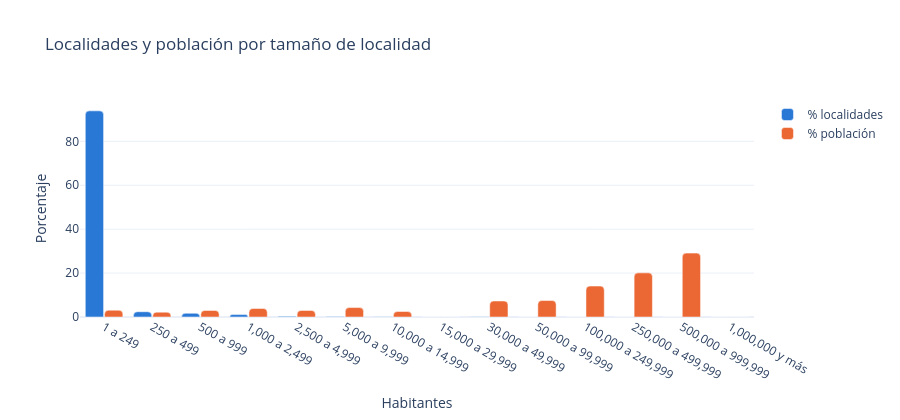

This figure's notebook cell:
### Code cell
localidades_y_poblacion(
    por_tamloc.set_index("rango"), "Localidades y población por tamaño de localidad", "Habitantes", etiquetas=False
)

### Figure 1 — Plotly figure (JSON) as saved in the notebook; plotly's stock layout.template omitted (floating-point values rounded to 4 significant figures)
{"data": [{"alignmentgroup": "True", "hovertemplate": "Medida=% localidades<br>Habitantes=%{x}<br>Porcentaje=%{y}<extra></extra>", "legendgroup": "% localidades", "marker": {"color": "#2a78d6", "pattern": {"shape": ""}}, "name": "% localidades", "offsetgroup": "% localidades", "orientation": "v", "showlegend": true, "textposition": "auto", "type": "bar", "x": ["1 a 249", "250 a 499", "500 a 999", "1,000 a 2,499", "2,500 a 4,999", "5,000 a 9,999", "10,000 a 14,999", "15,000 a 29,999", "30,000 a 49,999", "50,000 a 99,999", "100,000 a 249,999", "250,000 a 499,999", "500,000 a 999,999", "1,000,000 y más"], "xaxis": "x", "y": [93.9, 2.4, 1.7, 1.1, 0.3, 0.2, 0.1, 0.0, 0.1, 0.0, 0.0, 0.0, 0.0, 0.0], "yaxis": "y"}, {"alignmentgroup": "True", "hovertemplate": "Medida=% población<br>Habitantes=%{x}<br>Porcentaje=%{y}<extra></extra>", "legendgroup": "% población", "marker": {"color": "#eb6834", "pattern": {"shape": ""}}, "name": "% población", "offsetgroup": "% población", "orientation": "v", "showlegend": true, "textposition": "auto", "type": "bar", "x": ["1 a 249", "250 a 499", "500 a 999", "1,000 a 2,499", "2,500 a 4,999", "5,000 a 9,999", "10,000 a 14,999", "15,000 a 29,999", "30,000 a 49,999", "50,000 a 99,999", "100,000 a 249,999", "250,000 a 499,999", "500,000 a 999,999", "1,000,000 y más"], "xaxis": "x", "y": [3.1, 2.2, 3.0, 3.9, 3.0, 4.3, 2.5, 0.0, 7.3, 7.5, 14.1, 20.1, 29.1, 0.0], "yaxis": "y"}], "layout": {"barcornerradius": 4, "bargroupgap": 0.05, "barmode": "group", "height": 420, "legend": {"title": {}, "tracegroupgap": 0}, "title": {"text": "Localidades y población por tamaño de localidad"}, "xaxis": {"anchor": "y", "domain": [0.0, 1.0], "title": {"text": "Habitantes"}}, "yaxis": {"anchor": "x", "domain": [0.0, 1.0], "title": {"text": "Porcentaje"}}}}
